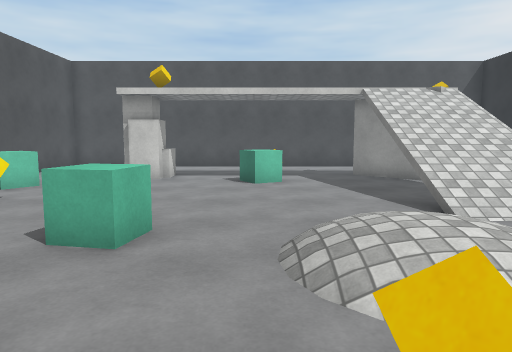
view 1 (above)

14 first-person views from a walk through a Unity game level. The camera is 1.4 m above the floor, tilts 6° down and sees 70° across. The floor is counted in squares, 1 m on a side. Each view is taken from the middle of a square. On the plan, view 1 faces up. The plan holds only what a view shows up to about 16 squares ahead; the rest is blank. The place goes on beyond the plan. The player is left out. Surface patterns are stand-ins for the level's own textures.

view 2
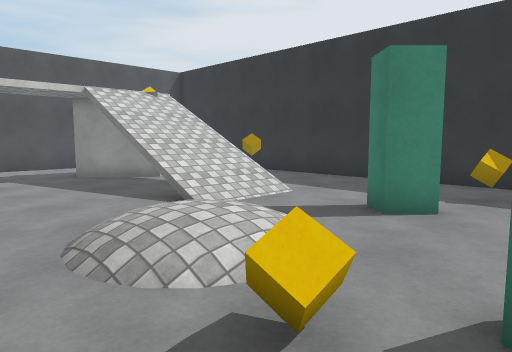

view 3
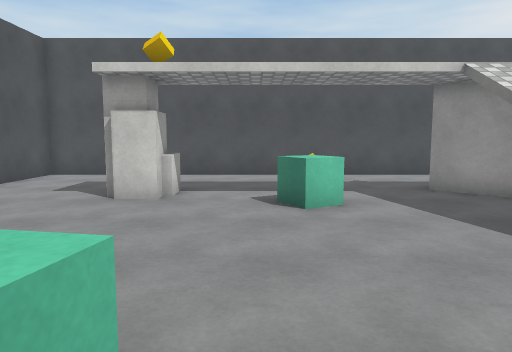

view 4
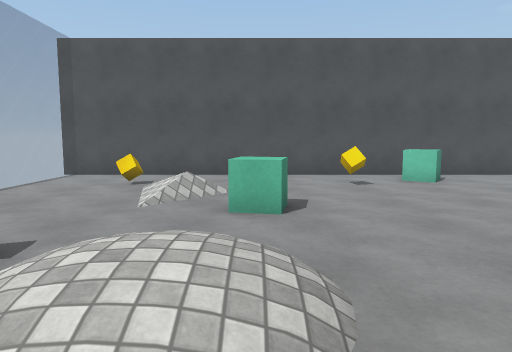

view 5
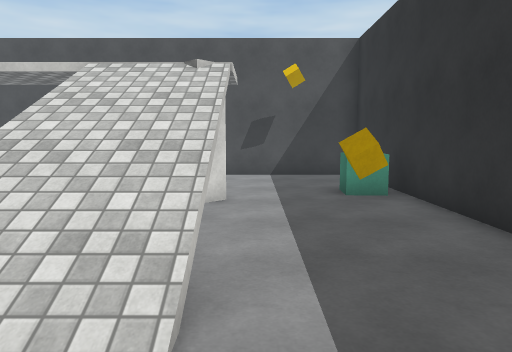

view 6
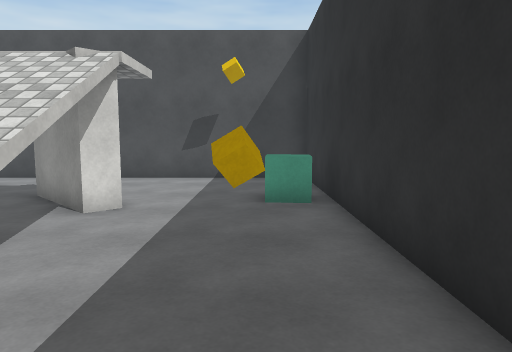

view 7
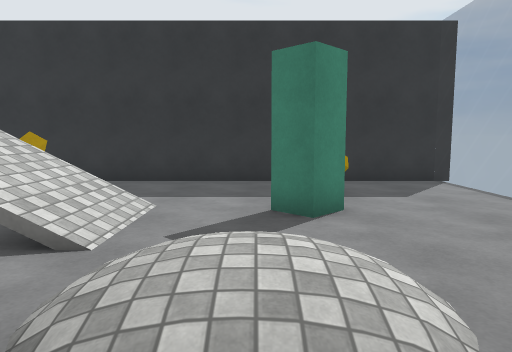

view 8
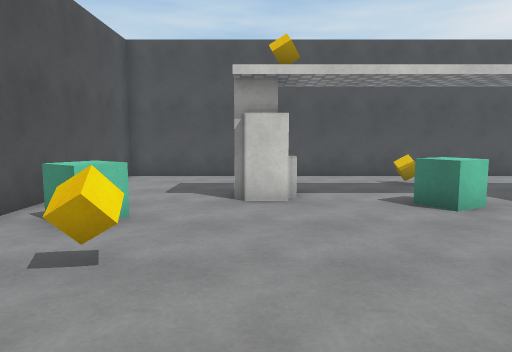

view 9
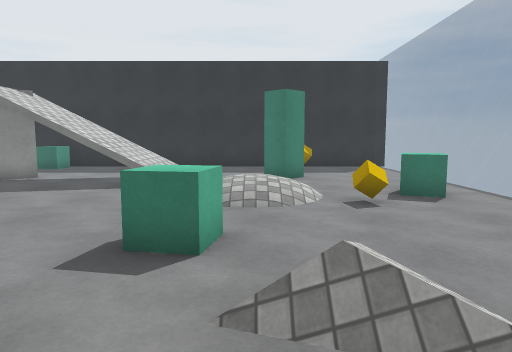

view 10
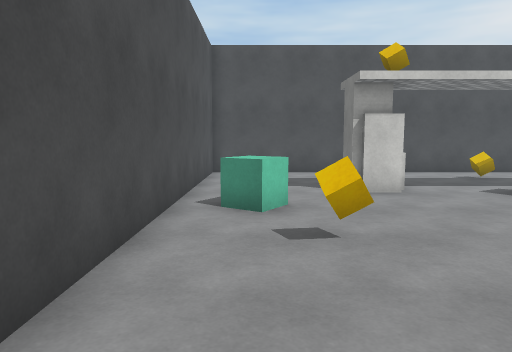

view 11
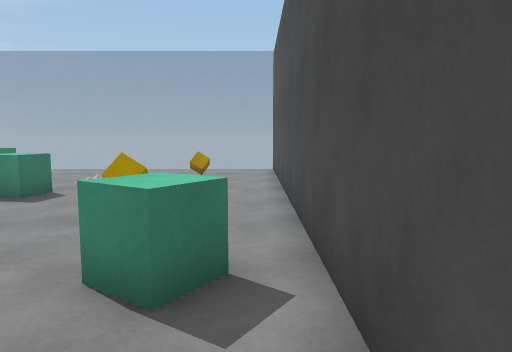

view 12
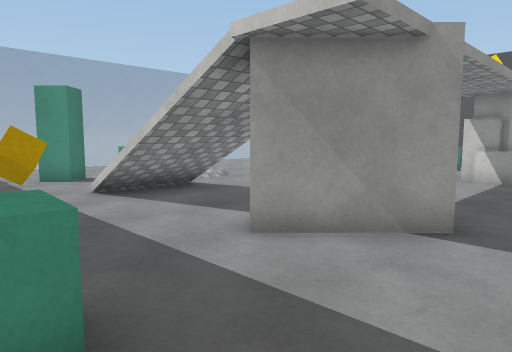

view 13
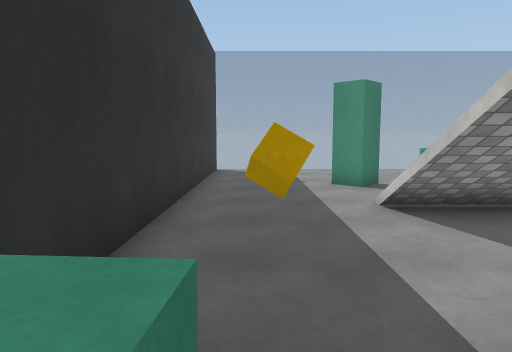

view 14
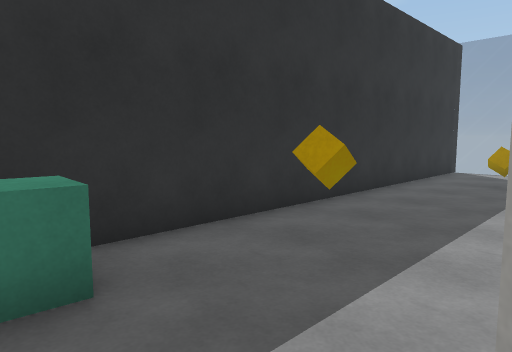

### Floor plan
Key: @ floor where view 1 was taken; # wall or solid block; . main floor; : floor 0.5 m higher than the main floor; / step, stairs or slope; = window, fence, low wall or low ledge; C cube; B block.
Columns run from 9 left of view 1 to 11 right of it. Each row starts with its distance up from view 1.
 18 #####################
 17 #...................#
 16 #.... ....C.........#
 15 #.... ..............#
 14 #....CC......##....C#
 13 #....BB......###..CC#
 12 #....B...CC...##....#
 11 #.CC.....C..........#
 10 #CC..........//=..C.#
  9 #............///....#
  8 #..C.........///....#
  7 #............///....#
  6 #......C............#
  5 #.....CC..///.......#
  4 #..../..../:/..B....#
  3 #...///...///.BBB...#
  2 #.../.....C....B.C..#
  1 #..C................#
  0 #........@.CC.......#
 -1 #..........C........#
 -2 #============= =====#

Where each view was taken, in squares from view 1:
view 1: 0 up, 0 right, facing up
view 2: 0 up, 1 left, facing up-right
view 3: 4 up, 1 left, facing up
view 4: 5 up, 5 right, facing left
view 5: 4 up, 7 right, facing up
view 6: 5 up, 9 right, facing up
view 7: 4 up, 1 left, facing right
view 8: 4 up, 4 left, facing up
view 9: 4 up, 7 left, facing right
view 10: 3 up, 7 left, facing up
view 11: 14 up, 8 left, facing down
view 12: 16 up, 10 right, facing down-left
view 13: 14 up, 9 right, facing down
view 14: 14 up, 6 right, facing down-right
